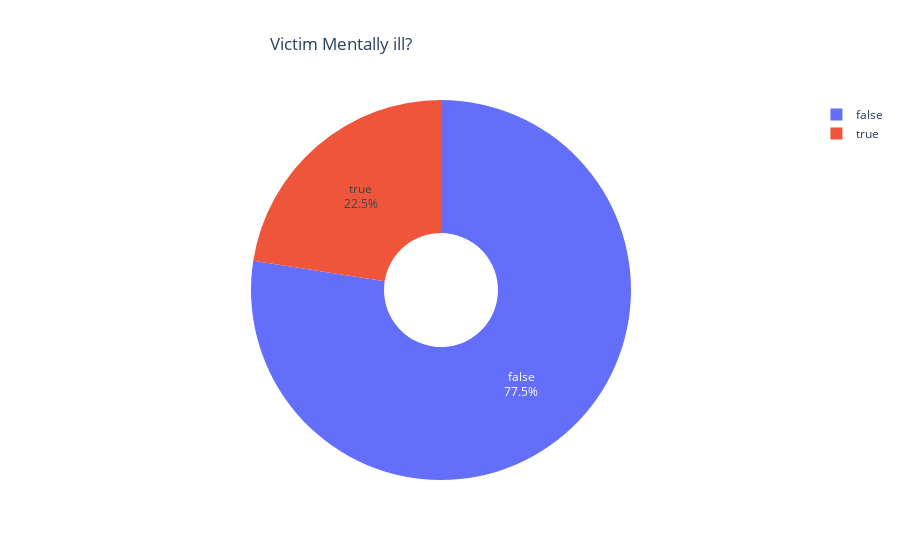

Notebook cell for this chart:
### Markdown cell above
**Behaviour of Suspect**

### Code cell
#Mental Illness
import plotly.graph_objects as go
fig = go.Figure(data=[go.Pie(
                labels = df.signs_of_mental_illness.value_counts().index,
                values = df.signs_of_mental_illness.value_counts(),
                hole = 0.3,
                textinfo = 'label + percent')])

fig.update_layout(
    title_text = 'Victim Mentally ill?',
    title_x = 0.3)

fig.show()

### Figure 1 — Plotly figure (JSON) as saved in the notebook; plotly's stock layout.template omitted (floating-point values rounded to 4 significant figures)
{"data": [{"values": [3792, 1103], "textinfo": "label+percent", "hole": 0.3, "labels": [false, true], "type": "pie"}], "layout": {"title": {"text": "Victim Mentally ill?", "x": 0.3}}}
